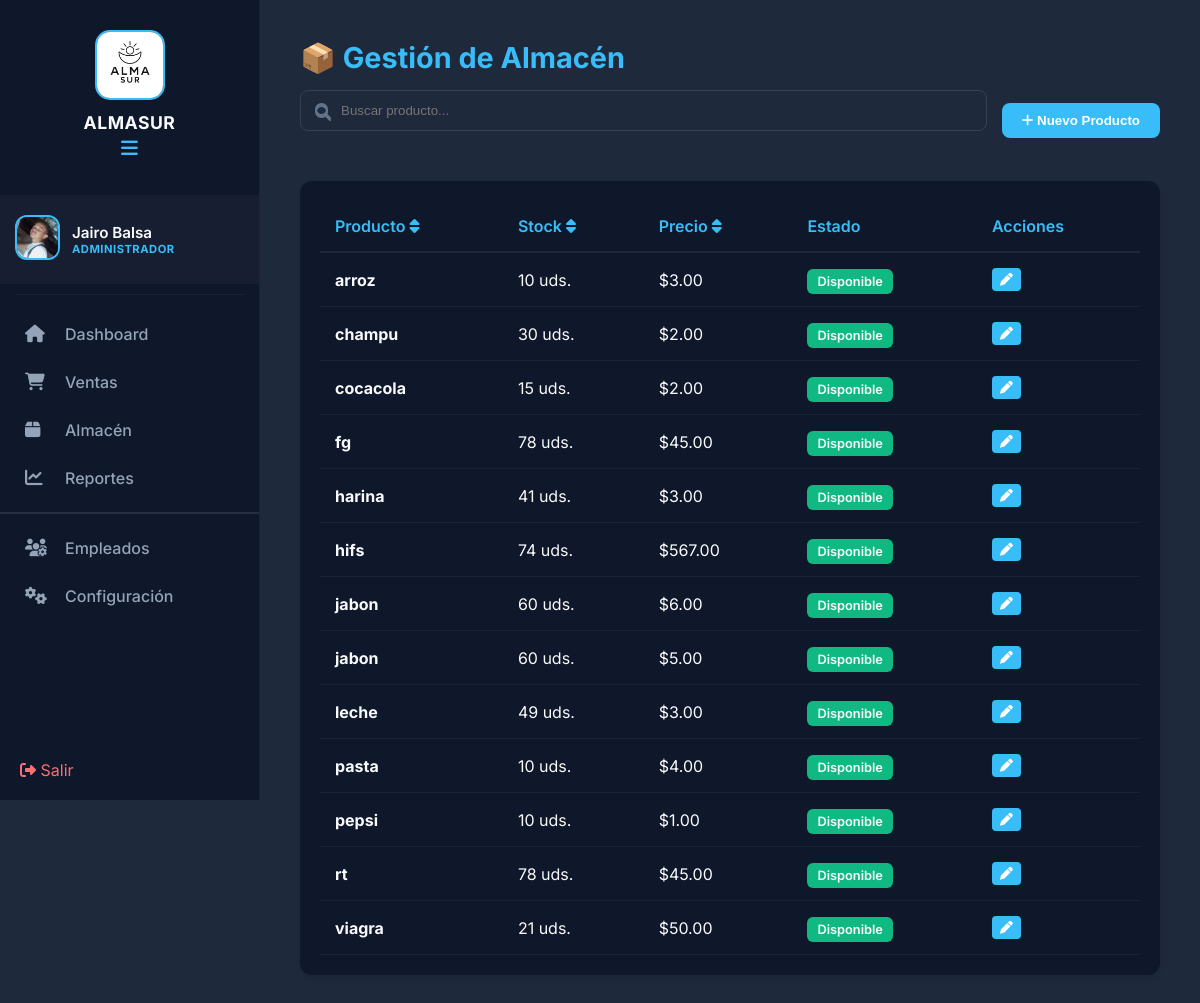
Before: /Gestion_ventas/inventario.php (signed in) with the older database file.
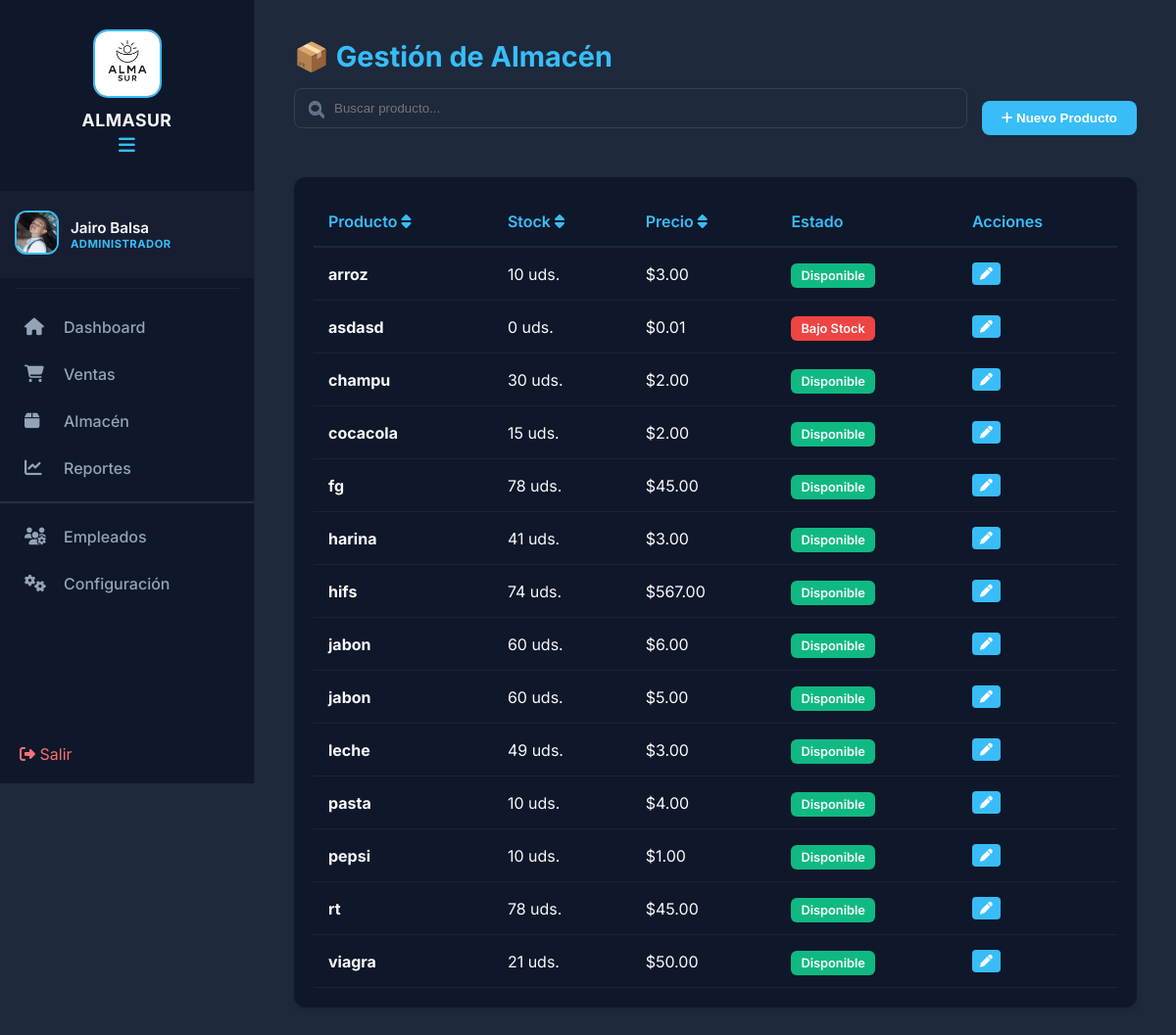
After: the same page with the newer database file.
### tables this page shows
CREATE TABLE `productos` (
  `id` int(11) NOT NULL,
  `codigo` varchar(50) DEFAULT NULL,
  `nombre` varchar(100) NOT NULL,
  `descripcion` text DEFAULT NULL,
  `precio` decimal(10,2) NOT NULL,
  `stock` int(11) NOT NULL,
  `id_usuario` int(11) DEFAULT NULL,
  `creado_en` timestamp NOT NULL DEFAULT current_timestamp(),
  `estado` int(11) DEFAULT 1
);

### Gestion_ventas/inventario.php (the view, shortened to what this page needs)
<?php
include 'includes/header.php';
include 'includes/sidebar.php';
$productos = $conn->query("SELECT * FROM productos ORDER BY nombre ASC");
?>
<main class="main-content">
    <div class="header-pagina">
        <h1>📦 Gestión de Almacén</h1>
        <div style="display: flex; gap: 15px; align-items: center; margin-top: 15px;">
            <div class="search-container" style="flex-grow: 1; position: relative;">
                <input type="text" id="inputBusqueda" placeholder="Buscar producto..."
                       style="width: 100%; padding: 12px 40px; border-radius: 8px; background: #1e293b; color: white; border: 1px solid #334155;">
                <i class="fa-solid fa-magnifying-glass" style="position: absolute; left: 15px; top: 15px; color: #64748b;"></i>
            </div>
            <button class="btn-primario" onclick="abrirModal()">
                <i class="fa-solid fa-plus"></i> Nuevo Producto
            </button>
        </div>
    </div>
    <div class="card-moderna">
        <table class="tabla-moderna" id="tablaProductos">
            <thead>
                <tr>
                    <th onclick="ordenarTabla(0)" style="cursor:pointer">Producto <i class="fa-solid fa-sort"></i></th>
                    <th onclick="ordenarTabla(1)" style="cursor:pointer">Stock <i class="fa-solid fa-sort"></i></th>
                    <th onclick="ordenarTabla(2)" style="cursor:pointer">Precio <i class="fa-solid fa-sort"></i></th>
                    <th>Estado</th>
                    <th>Acciones</th>
                </tr>
            </thead>
            <tbody id="cuerpoTabla">
                <?php while($p = $productos->fetch_assoc()): ?>
                <tr>
                    <td><strong><?php echo $p['nombre']; ?></strong></td>
                    <td data-valor="<?php echo $p['stock']; ?>"><?php echo $p['stock']; ?> uds.</td>
                    <td data-valor="<?php echo $p['precio']; ?>">$<?php echo number_format($p['precio'], 2); ?></td>
                    <td>
                        <span class="badge" style="background: <?php echo ($p['stock'] <= 5) ? '#ef4444' : '#10b981'; ?>;">
                            <?php echo ($p['stock'] <= 5) ? 'Bajo Stock' : 'Disponible'; ?>
                        </span>
                    </td>
                    <td>
                        <button class="btn-mini edit" onclick='abrirModal(<?php echo json_encode($p); ?>)'>
                            <i class="fa-solid fa-pen"></i>
                        </button>
                    </td>
                </tr>
                <?php endwhile; ?>
            </tbody>
        </table>
    </div>
</main>

### Gestion_ventas/includes/header.php (shortened to what this page needs)
<!DOCTYPE html>
<html lang="es">
<head>
    <link rel="stylesheet" href="https://cdnjs.cloudflare.com/ajax/libs/font-awesome/6.4.0/css/all.min.css">
    <link rel="stylesheet" href="css/style_maestro.css">
</head>
<body>

### Gestion_ventas/includes/sidebar.php (shortened to what this page needs)
<?php
$rol_usuario = $_SESSION['rol'] ?? 'Empleado';
?>
<aside class="sidebar" id="sidebar">
    <div class="sidebar-header">
        <div class="logo-container">
            <img src="uploads/almasur.png" alt="Almasur Logo" class="logo-sistema">
            <span class="business-name">ALMASUR</span>
        </div>
        <button id="toggle-btn" class="toggle-btn">
            <i class="fa-solid fa-bars"></i>
        </button>
    </div>
<a href="perfil.php" style="text-decoration: none;">
    <div class="user-profile-sidebar">
        <div class="user-avatar">
            <?php
            $foto_perfil = $_SESSION['foto_perfil'] ?? 'uploads/jairo.png';
            ?>
            <img src="<?php echo $foto_perfil; ?>" alt="Perfil">
        </div>
        <div class="user-info">
            <span class="user-name"><?php echo $_SESSION['nombre']; ?></span>
            <span class="user-role"><?php echo strtoupper($_SESSION['rol']); ?></span>
        </div>
    </div>
</a>
<hr class="sidebar-divider">
    <nav class="sidebar-menu">
        <a href="menu.php"><i class="fa-solid fa-house"></i> <span>Dashboard</span></a>
        <a href="ventas.php"><i class="fa-solid fa-cart-shopping"></i> <span>Ventas</span></a>
        <a href="inventario.php"><i class="fa-solid fa-box"></i> <span>Almacén</span></a>
        <a href="reportes.php"><i class="fa-solid fa-chart-line"></i> <span>Reportes</span></a>
        <?php if ($rol_usuario === 'Administrador'): ?>
        <hr style="border: 0.5px solid rgba(255,255,255,0.1); margin: 10px 0;">
        <a href="empleados.php"><i class="fa-solid fa-users-gear"></i> <span>Empleados</span></a>
        <a href="ajustes.php"><i class="fa-solid fa-gears"></i> <span>Configuración</span></a>
    <?php endif; ?>
    </nav>
    <div class="sidebar-footer">
        <a href="logout.php" class="logout-link"><i class="fa-solid fa-right-from-bracket"></i> <span>Salir</span></a>
    </div>
</aside>

### Gestion_ventas/css/style_maestro.css (style rules this page uses)
:root { --sidebar-bg: #0f172a; --main-bg: #1e293b; --accent: #38bdf8; --accent-hover: #0ea5e9; --text-main: #f8fafc; --text-dim: #94a3b8; --sidebar-width: 260px; --transition: all 0.3s ease; }
* { box-sizing: border-box; margin: 0; padding: 0; }
body { font-family: 'Inter', sans-serif; background-color: var(--main-bg); color: var(--text-main); display: flex; min-height: 100vh; }
.sidebar { width: var(--sidebar-width); background-color: var(--sidebar-bg); height: 100vh; position: fixed; display: flex; flex-direction: column; border-right: 1px solid rgba(255,255,255,0.05); z-index: 1000; }
.sidebar-header { padding: 30px 20px; text-align: center; }
.logo-sistema { width: 70px; height: 70px; border-radius: 15px; object-fit: cover; border: 2px solid var(--accent); margin-bottom: 12px; }
.business-name { font-size: 1.1rem; font-weight: 700; letter-spacing: 0.5px; color: var(--text-main); }
.sidebar-menu { flex-grow: 1; }
.sidebar-menu a { display: flex; align-items: center; padding: 14px 25px; color: var(--text-dim); text-decoration: none; transition: var(--transition); font-weight: 500; }
.sidebar-menu a i { width: 25px; margin-right: 15px; font-size: 1.1rem; }
.sidebar-footer { padding: 20px; }
.logout-link { text-decoration: none; color: #f87171 !important; }
.main-content { margin-left: var(--sidebar-width); padding: 40px; flex-grow: 1; width: calc(100% - var(--sidebar-width)); }
.header-pagina { margin-bottom: 30px; }
.header-pagina h1 { font-size: 1.8rem; color: var(--accent); margin-bottom: 5px; }
.tabla-moderna { width: 100%; border-collapse: collapse; color: var(--text-main); text-align: left; }
.tabla-moderna th { padding: 15px; border-bottom: 2px solid var(--main-bg); color: var(--accent); font-weight: 600; }
.tabla-moderna td { padding: 15px; border-bottom: 1px solid rgba(255,255,255,0.05); }
.badge { padding: 5px 10px; border-radius: 6px; font-size: 0.8rem; font-weight: 600; }
.btn-primario { background: var(--accent); color: white; border: none; padding: 10px 20px; border-radius: 8px; font-weight: 700; cursor: pointer; transition: 0.3s; }
.card-moderna { background: #0f172a; padding: 20px; border-radius: 12px; box-shadow: 0 4px 6px -1px rgba(0, 0, 0, 0.1); }
.btn-mini { background: #38bdf8; color: white; border: none; padding: 4px 8px; border-radius: 4px; font-size: 0.8rem; cursor: pointer; }
.search-container { position: relative; margin-bottom: 20px; }
.search-container::before { content: "\f002"; font-family: "Font Awesome 6 Free"; font-weight: 900; position: absolute; left: 15px; top: 50%; transform: translateY(-50%); color: #64748b; }
.sidebar { width: var(--sidebar-width); transition: width 0.3s cubic-bezier(0.4, 0, 0.2, 1); overflow: hidden; white-space: nowrap; }
.toggle-btn { background: none; border: none; color: var(--accent); font-size: 1.2rem; cursor: pointer; padding: 5px; transition: var(--transition); }
.main-content { transition: margin-left 0.3s ease; }
.logo-container { display: flex; flex-direction: column; align-items: center; transition: all 0.3s ease; }
.user-profile-sidebar { padding: 20px 15px; display: flex; align-items: center; gap: 12px; background: rgba(255, 255, 255, 0.03); margin-bottom: 10px; }
.user-avatar img { width: 45px; height: 45px; border-radius: 12px; border: 2px solid var(--accent); object-fit: cover; }
.user-info { display: flex; flex-direction: column; }
.user-name { color: var(--text-main); font-size: 0.95rem; font-weight: 600; white-space: nowrap; overflow: hidden; text-overflow: ellipsis; max-width: 120px; }
.user-role { color: var(--accent); font-size: 0.7rem; font-weight: 700; letter-spacing: 0.5px; }
.sidebar-divider { border: 0; border-top: 1px solid rgba(255, 255, 255, 0.05); margin: 0 15px 15px 15px; }

Changed rows visible on the page:
added productos: nombre "asdasd", stock "0", precio "0.01", shows "Bajo Stock"
